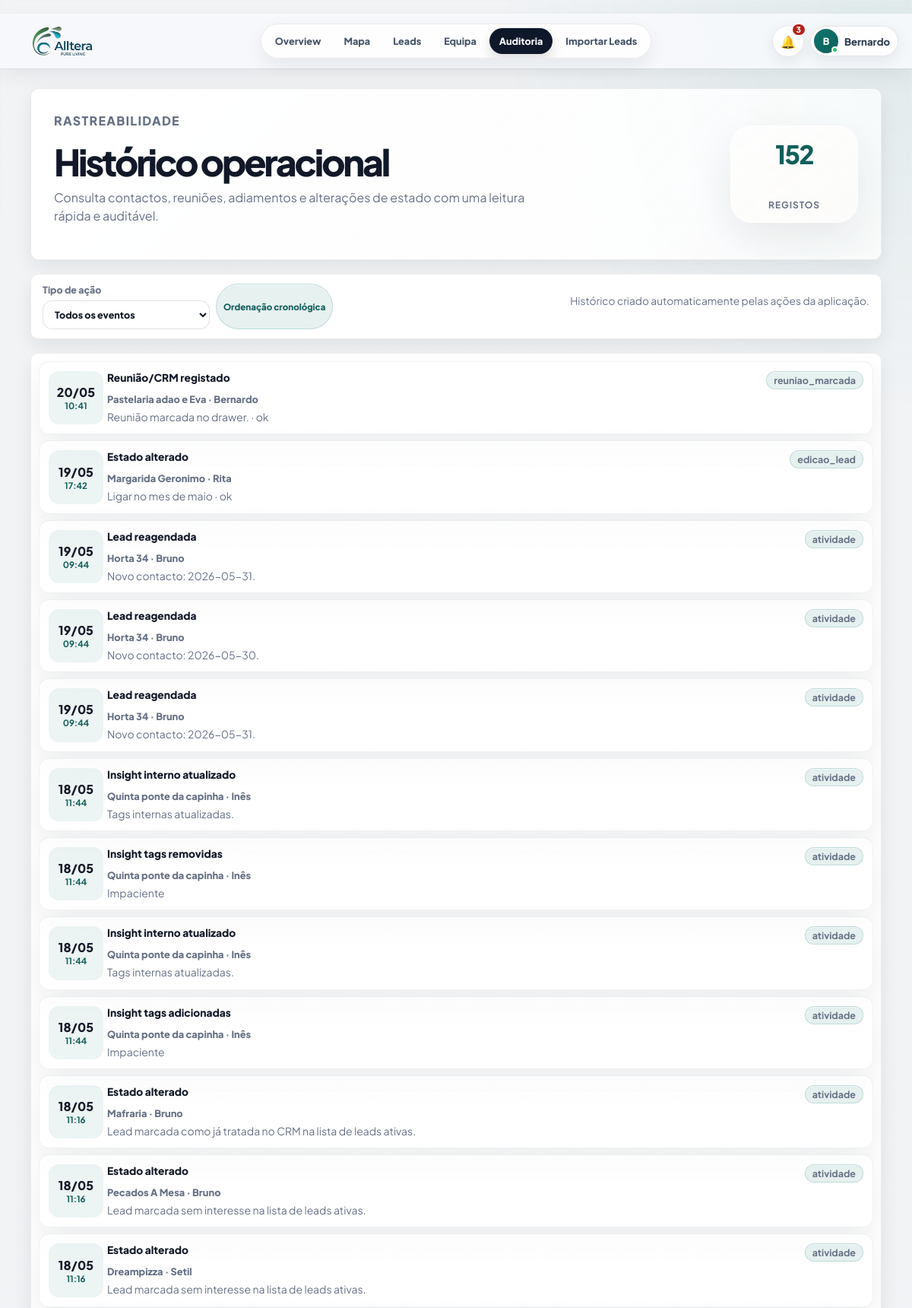
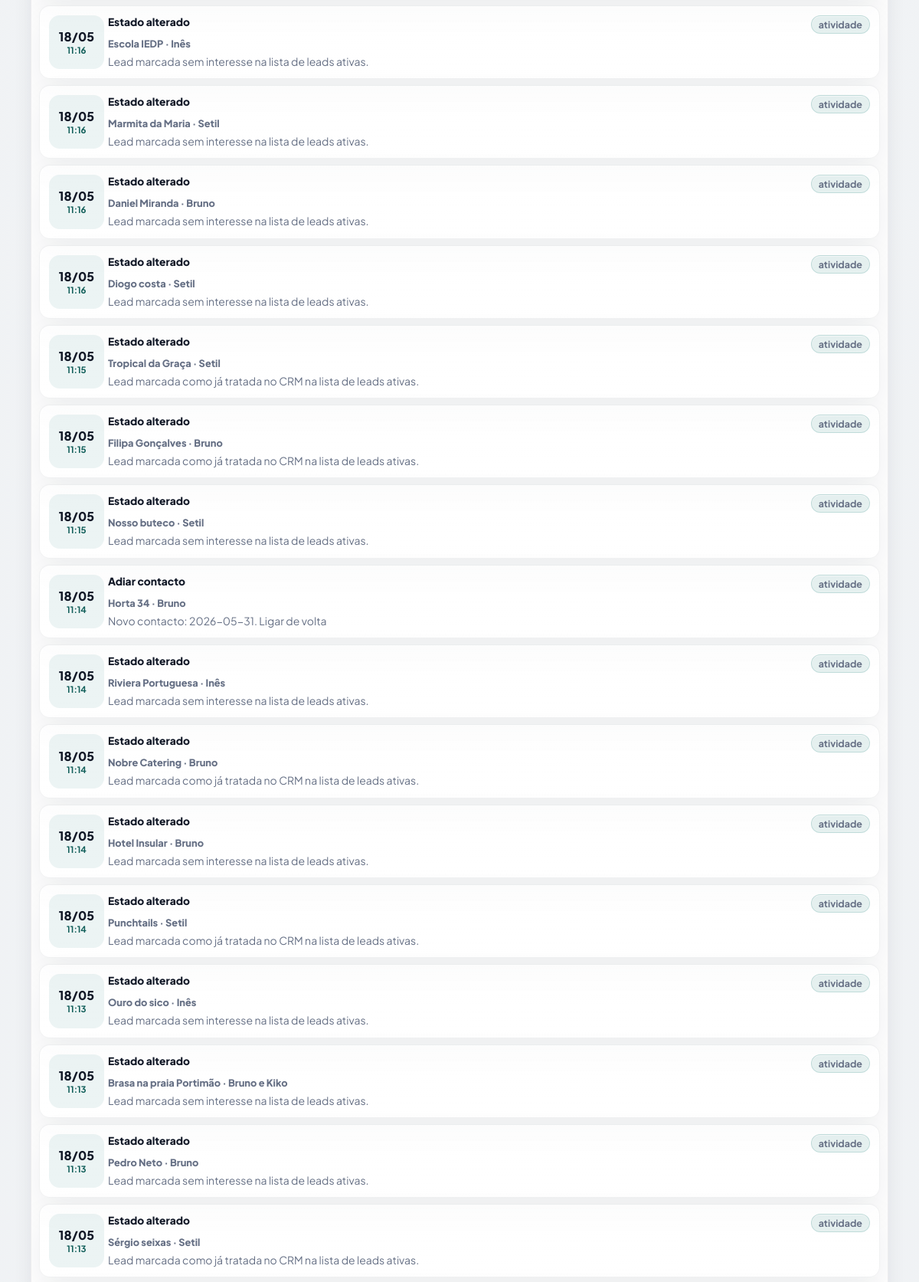
The app's page /historico (signed in, upper part) with its own data (2 pictures, top to bottom).
### PlataformaApoioDecisaoComercial/models.py (models this page shows, shortened)
class User(UserMixin, db.Model):
    __tablename__ = "users"
    id = db.Column(db.Integer, primary_key=True)
    nome = db.Column(db.String(120), nullable=False)
    email = db.Column(db.String(160), nullable=False, unique=True, index=True)
    password_hash = db.Column(db.String(255), nullable=False)
    role = db.Column(db.String(40), nullable=False, default="comercial")
    ativo = db.Column(db.Boolean, nullable=False, default=True)
    created_at = db.Column(db.DateTime, default=datetime.utcnow)
    @property
    def is_active(self):
        return bool(self.ativo)
    historico = db.relationship("HistoricoLead", back_populates="user", lazy="dynamic")
    assigned_leads = db.relationship("Lead", back_populates="assigned_to", lazy="dynamic")

class HistoricoLead(db.Model):
    id = db.Column(db.Integer, primary_key=True)
    lead_id = db.Column(db.Integer, db.ForeignKey("lead.id"), nullable=False)
    user_id = db.Column(db.Integer, db.ForeignKey("users.id"), nullable=True, index=True)
    acao = db.Column(db.String(120), nullable=False)
    tipo_acao = db.Column(db.String(80), nullable=True, index=True)
    observacao = db.Column(db.Text, nullable=True)
    resultado = db.Column(db.String(120), nullable=True)
    comercial_responsavel = db.Column(db.String(80), nullable=True)
    created_at = db.Column(db.DateTime, default=datetime.utcnow)
    user = db.relationship("User", back_populates="historico")

class Lead(db.Model):
    id = db.Column(db.Integer, primary_key=True)
    nome_cliente = db.Column(db.String(180), nullable=True)
    area_negocio = db.Column(db.String(120), nullable=True)
    cidade = db.Column(db.String(80), nullable=True)
    empresa = db.Column(db.String(180), nullable=True)
    nome_empresa = db.Column(db.String(180), nullable=False)
    tipo_cliente = db.Column(db.String(80), nullable=False)
    morada = db.Column(db.String(220), nullable=True)
    codigo_postal = db.Column(db.String(20), nullable=True)
    localidade = db.Column(db.String(80), nullable=False)
    contacto = db.Column(db.String(120), nullable=True)
    telefone = db.Column(db.String(40), nullable=True)
    email = db.Column(db.String(160), nullable=True)
    categoria = db.Column(db.String(120), nullable=True)
    nif = db.Column(db.String(30), nullable=True)
    observacoes = db.Column(db.Text, nullable=True)
    observacoes_contacto = db.Column(db.Text, nullable=True)
    reuniao_info = db.Column(db.Text, nullable=True)
    classificacao_observacao = db.Column(db.String(80), nullable=True)
    motivo_classificacao = db.Column(db.Text, nullable=True)
    latitude = db.Column(db.Float, nullable=True)
    longitude = db.Column(db.Float, nullable=True)
    estado = db.Column(db.String(40), nullable=False, default="Por contactar")
    estado_lead = db.Column(db.String(40), nullable=True, default="Por contactar")
    prioridade = db.Column(db.String(20), nullable=True, default="Baixa")
    comercial_responsavel = db.Column(db.String(80), nullable=False, default="Flávia")
    data_novo_contacto = db.Column(db.Date, nullable=True)
    data_reuniao = db.Column(db.Date, nullable=True)
    hora_reuniao = db.Column(db.String(10), nullable=True)
    tags = db.Column(db.String(300), nullable=True)
    insight_tags = db.Column(db.String(400), nullable=True)
    insight_note = db.Column(db.Text, nullable=True)
    assigned_to_id = db.Column(db.Integer, db.ForeignKey("users.id"), nullable=True, index=True)
    created_at = db.Column(db.DateTime, default=datetime.utcnow)
    updated_at = db.Column(db.DateTime, default=datetime.utcnow, onupdate=datetime.utcnow)
    assigned_to = db.relationship("User", back_populates="assigned_leads")
    historico = db.relationship(
        "HistoricoLead",
        backref="lead",
        cascade="all, delete-orphan",
        order_by="desc(HistoricoLead.created_at)",
    )

### PlataformaApoioDecisaoComercial/app.py (the view)
    @app.route("/historico")
    @login_required
    def historico():
        lead_id = request.args.get("lead_id", type=int)
        query = HistoricoLead.query
        if lead_id:
            query = query.filter_by(lead_id=lead_id)
        entries = (
            query.options(joinedload(HistoricoLead.user), joinedload(HistoricoLead.lead))
            .order_by(HistoricoLead.created_at.desc())
            .limit(300)
            .all()
        )
        return render_template("historico.html", entries=entries)

### PlataformaApoioDecisaoComercial/app.py (called while the page is built)
def normalize_lookup(value):
    text = str(value or "").strip().lower()
    text = unicodedata.normalize("NFKD", text)
    return "".join(char for char in text if not unicodedata.combining(char))

def clean_text(value):
    return re.sub(r"\s+", " ", str(value or "").strip())

def parse_time_value(value):
    value = clean_text(value)
    if not value:
        return None
    match = re.fullmatch(r"([01]?\d|2[0-3]):([0-5]\d)(?::[0-5]\d)?", value)
    if not match:
        return None
    return f"{int(match.group(1)):02d}:{match.group(2)}"

def scheduled_time_label(lead):
    return parse_time_value(getattr(lead, "hora_reuniao", None)) or ""

def is_scheduled_lead(lead):
    if not lead or not lead.data_novo_contacto:
        return False
    state = normalize_legacy_state(lead.estado)
    text = normalize_lookup(" ".join([
        lead.estado or "",
        lead.classificacao_observacao or "",
        lead.observacoes or "",
        lead.observacoes_contacto or "",
        lead.motivo_classificacao or "",
    ]))
    if state in SCHEDULED_STATES:
        return True
    return any(token in text for token in [
        "voltar a ligar",
        "contactar mais tarde",
        "reagendada",
        "reagendar",
        "sem interesse para ja",
        "aguardar resposta",
        "ligar depois",
        "voltar a contactar",
    ])

def scheduled_badge_count():
    today = date.today()
    return (
        Lead.query.filter(
            Lead.data_novo_contacto.isnot(None),
            Lead.data_novo_contacto <= today,
            Lead.estado.in_(list(SCHEDULED_STATES)),
        ).count()
    )

def normalize_legacy_state(state):
    value = clean_text(state)
    mapping = {
        "Contactado": "Ligar de volta",
        "Reunião marcada": "Já tratado / no CRM",
        "ReuniÃ£o marcada": "Já tratado / no CRM",
        "Cliente existente": "Já tratado / no CRM",
        "Sem interesse definitivo": "Sem interesse",
    }
    return mapping.get(value, value)

### PlataformaApoioDecisaoComercial/templates/historico.html (shortened to what this page needs)
{% extends "base.html" %}
{% block content %}
<main class="page-shell history-page">
    <section class="panel import-hero history-hero">
        <div>
            <p class="eyebrow">Rastreabilidade</p>
            <h1>Histórico operacional</h1>
            <p>Consulta contactos, reuniões, adiamentos e alterações de estado com uma leitura rápida e auditável.</p>
        </div>
        <div class="history-hero__meta">
            <span>{{ entries|length }}</span>
            <strong>registos</strong>
        </div>
    </section>
    <section class="panel history-toolbar">
        <div>
            <label class="history-filter-label">Tipo de ação
                <select id="historyActionFilter">
                    <option value="">Todos os eventos</option>
                </select>
            </label>
            <span class="tag tag--soft">Ordenação cronológica</span>
        </div>
        <p class="hint">Histórico criado automaticamente pelas ações da aplicação.</p>
    </section>
    <section class="panel history-panel">
        <div class="history-table">
            {% for entry in entries %}
            <article class="history-entry" data-action-text="{{ (entry.tipo_acao or entry.acao)|lower }}">
                <div class="history-entry__date">
                    <strong>{{ entry.created_at.strftime("%d/%m") }}</strong>
                    <span>{{ entry.created_at.strftime("%H:%M") }}</span>
                </div>
                <div class="history-entry__body">
                    <div class="history-entry__top">
                        <strong>{{ entry.acao }}</strong>
                        <span class="tag action-badge">{{ entry.tipo_acao or "atividade" }}</span>
                    </div>
                    <span>{{ entry.lead.nome_empresa if entry.lead else "Lead removida" }} · {{ entry.user.nome if entry.user else entry.comercial_responsavel or "Sem utilizador" }}</span>
                    <p>{{ entry.observacao or "Sem observacao" }}{% if entry.resultado %} · {{ entry.resultado }}{% endif %}</p>
                </div>
            </article>
            {% else %}
            <p class="empty-state">Ainda nao existem registos de historico.</p>
            {% endfor %}
        </div>
    </section>
</main>
{% endblock %}

### PlataformaApoioDecisaoComercial/templates/base.html (shortened to what this page needs)
﻿<!doctype html>
<html lang="pt">
<head>
    <link rel="stylesheet" href="https://unpkg.com/leaflet@1.9.4/dist/leaflet.css">
    <link rel="stylesheet" href="{{ url_for('static', filename='css/styles.css') }}">
</head>
<body>
    <div class="app-shell">
        <header class="topbar topbar--minimal" id="appTopbar" aria-label="Barra superior">
            <a class="topnav-brand" href="{{ url_for('admin_overview') if current_user.is_authenticated and current_user.role == 'admin' else (url_for('mapa_leads') if current_user.is_authenticated else url_for('login')) }}" aria-label="Alltera">
                <span class="topnav-brand__logo" aria-hidden="true">
                    <img src="{{ url_for('static', filename='alltera-logo.png') }}" alt="">
                </span>
            </a>
            {% if current_user.is_authenticated %}
            <nav class="topnav-pill" aria-label="Navegação principal">
                {% if current_user.role == "admin" %}
                <a href="{{ url_for('admin_overview') }}" {% if request.endpoint == 'admin_overview' %}aria-current="page"{% endif %}>Overview</a>
                <a href="{{ url_for('mapa_leads') }}" {% if request.endpoint == 'mapa_leads' %}aria-current="page"{% endif %}>Mapa</a>
                <a href="{{ url_for('todas_leads') }}" {% if request.endpoint == 'todas_leads' %}aria-current="page"{% endif %}>Leads</a>
                <a href="{{ url_for('admin_users') }}" {% if request.endpoint == 'admin_users' %}aria-current="page"{% endif %}>Equipa</a>
                <a href="{{ url_for('historico') }}" {% if request.endpoint == 'historico' %}aria-current="page"{% endif %}>Auditoria</a>
                <a href="{{ url_for('importar_leads') }}" {% if request.endpoint == 'importar_leads' %}aria-current="page"{% endif %}>Importar Leads</a>
                {% endif %}
            </nav>
            {% endif %}
            <div class="topbar__actions">
                {% if current_user.is_authenticated %}
                {% set display_name = current_user.nome or current_user.email %}
                {% set first_name = display_name.split()[0] %}
                <div class="notifications-menu" id="notificationsMenu">
                    <button class="notifications-trigger" id="notificationsButton" type="button" aria-haspopup="menu" aria-expanded="false" aria-controls="notificationsDropdown" title="Notificações operacionais">
                        <span aria-hidden="true">🔔</span>
                        {% if operational_notifications.count > 0 %}
                        <strong>{{ operational_notifications.count }}</strong>
                        {% endif %}
                    </button>
                </div>
                <div class="profile-menu" id="profileMenu">
                    <button class="profile-trigger" id="profileMenuButton" type="button" aria-haspopup="menu" aria-expanded="false" aria-controls="profileDropdown">
                        <span class="profile-avatar" aria-hidden="true">{{ display_name[:1]|upper }}<i></i></span>
                        <span class="profile-trigger__name">{{ first_name }}</span>
                    </button>
                </div>
                {% endif %}
            </div>
        </header>
        <div class="app-shell__content">
            {% block content %}{% endblock %}
        </div>
    </div>
    {% if current_user.is_authenticated %}
    <aside class="command-palette" id="commandPalette" aria-hidden="true">
    </aside>
    <aside class="global-lead-drawer" id="globalLeadDrawer" aria-hidden="true">
    </aside>
    {% endif %}
</body>
</html>

### records on screen
User: nome "B", nome "Bernardo"
HistoricoLead: created_at "20/05", created_at "10:41", acao "Reunião/CRM registado", tipo_acao "reuniao_marcada", lead "Pastelaria adao e Eva", user "Bernardo", observacao "Reunião marcada no drawer.", resultado "ok"
HistoricoLead: created_at "19/05", created_at "17:42", acao "Estado alterado", tipo_acao "edicao_lead", lead "Margarida Geronimo", user "Rita", observacao "Ligar no mes de maio", resultado "ok"
HistoricoLead: created_at "19/05", created_at "09:44", acao "Lead reagendada", tipo_acao "atividade", lead "Horta 34", user "Bruno", observacao "Novo contacto: 2026-05-31."
HistoricoLead: created_at "19/05", created_at "09:44", acao "Lead reagendada", tipo_acao "atividade", lead "Horta 34", user "Bruno", observacao "Novo contacto: 2026-05-30."
HistoricoLead: created_at "19/05", created_at "09:44", acao "Lead reagendada", tipo_acao "atividade", lead "Horta 34", user "Bruno", observacao "Novo contacto: 2026-05-31."
HistoricoLead: created_at "18/05", created_at "11:44", acao "Insight interno atualizado", tipo_acao "atividade", lead "Quinta ponte da capinha", user "Inês", observacao "Tags internas atualizadas."
HistoricoLead: created_at "18/05", created_at "11:44", acao "Insight tags removidas", tipo_acao "atividade", lead "Quinta ponte da capinha", user "Inês", observacao "Impaciente"
HistoricoLead: created_at "18/05", created_at "11:44", acao "Insight interno atualizado", tipo_acao "atividade", lead "Quinta ponte da capinha", user "Inês", observacao "Tags internas atualizadas."
HistoricoLead: created_at "18/05", created_at "11:44", acao "Insight tags adicionadas", tipo_acao "atividade", lead "Quinta ponte da capinha", user "Inês", observacao "Impaciente"
HistoricoLead: created_at "18/05", created_at "11:16", acao "Estado alterado", tipo_acao "atividade", lead "Mafraria", user "Bruno", observacao "Lead marcada como já tratada no CRM na lista de leads ativas."
HistoricoLead: created_at "18/05", created_at "11:16", acao "Estado alterado", tipo_acao "atividade", lead "Pecados A Mesa", user "Bruno", observacao "Lead marcada sem interesse na lista de leads ativas."
HistoricoLead: created_at "18/05", created_at "11:16", acao "Estado alterado", tipo_acao "atividade", lead "Dreampizza", user "Setil", observacao "Lead marcada sem interesse na lista de leads ativas."
HistoricoLead: created_at "18/05", created_at "11:16", acao "Estado alterado", tipo_acao "atividade", lead "Escola IEDP", user "Inês", observacao "Lead marcada sem interesse na lista de leads ativas."
HistoricoLead: created_at "18/05", created_at "11:16", acao "Estado alterado", tipo_acao "atividade", lead "Marmita da Maria", user "Setil", observacao "Lead marcada sem interesse na lista de leads ativas."
HistoricoLead: created_at "18/05", created_at "11:16", acao "Estado alterado", tipo_acao "atividade", lead "Daniel Miranda", user "Bruno", observacao "Lead marcada sem interesse na lista de leads ativas."
HistoricoLead: created_at "18/05", created_at "11:16", acao "Estado alterado", tipo_acao "atividade", lead "Diogo costa", user "Setil", observacao "Lead marcada sem interesse na lista de leads ativas."
HistoricoLead: created_at "18/05", created_at "11:15", acao "Estado alterado", tipo_acao "atividade", lead "Tropical da Graça", user "Setil", observacao "Lead marcada como já tratada no CRM na lista de leads ativas."
HistoricoLead: created_at "18/05", created_at "11:15", acao "Estado alterado", tipo_acao "atividade", lead "Filipa Gonçalves", user "Bruno", observacao "Lead marcada como já tratada no CRM na lista de leads ativas."
HistoricoLead: created_at "18/05", created_at "11:15", acao "Estado alterado", tipo_acao "atividade", lead "Nosso buteco", user "Setil", observacao "Lead marcada sem interesse na lista de leads ativas."
HistoricoLead: created_at "18/05", created_at "11:14", acao "Adiar contacto", tipo_acao "atividade", lead "Horta 34", user "Bruno", observacao "Novo contacto: 2026-05-31. Ligar de volta"
HistoricoLead: created_at "18/05", created_at "11:14", acao "Estado alterado", tipo_acao "atividade", lead "Riviera Portuguesa", user "Inês", observacao "Lead marcada sem interesse na lista de leads ativas."
HistoricoLead: created_at "18/05", created_at "11:14", acao "Estado alterado", tipo_acao "atividade", lead "Nobre Catering", user "Bruno", observacao "Lead marcada como já tratada no CRM na lista de leads ativas."
HistoricoLead: created_at "18/05", created_at "11:14", acao "Estado alterado", tipo_acao "atividade", lead "Hotel Insular", user "Bruno", observacao "Lead marcada sem interesse na lista de leads ativas."
HistoricoLead: created_at "18/05", created_at "11:14", acao "Estado alterado", tipo_acao "atividade", lead "Punchtails", user "Setil", observacao "Lead marcada como já tratada no CRM na lista de leads ativas."
HistoricoLead: created_at "18/05", created_at "11:13", acao "Estado alterado", tipo_acao "atividade", lead "Ouro do sico", user "Inês", observacao "Lead marcada sem interesse na lista de leads ativas."
HistoricoLead: created_at "18/05", created_at "11:13", acao "Estado alterado", tipo_acao "atividade", lead "Brasa na praia Portimão", user "Bruno e Kiko", observacao "Lead marcada sem interesse na lista de leads ativas."
HistoricoLead: created_at "18/05", created_at "11:13", acao "Estado alterado", tipo_acao "atividade", lead "Pedro Neto", user "Bruno", observacao "Lead marcada sem interesse na lista de leads ativas."
HistoricoLead: created_at "18/05", created_at "11:13", acao "Estado alterado", tipo_acao "atividade", lead "Sérgio seixas", user "Setil", observacao "Lead marcada como já tratada no CRM na lista de leads ativas."

### other values on screen
{{ operational_notifications.count }} "3"
{{ entries|length }} "152"
